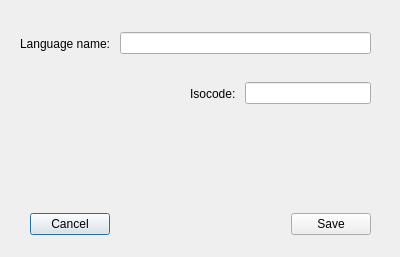
<?xml version="1.0" encoding="UTF-8"?>
<ui version="4.0">
 <class>NewLanguage</class>
 <widget class="QDialog" name="NewLanguage">
  <property name="geometry">
   <rect>
    <x>0</x>
    <y>0</y>
    <width>400</width>
    <height>257</height>
   </rect>
  </property>
  <property name="windowTitle">
   <string>New Language</string>
  </property>
  <widget class="QWidget" name="layoutWidget">
   <property name="geometry">
    <rect>
     <x>20</x>
     <y>30</y>
     <width>351</width>
     <height>27</height>
    </rect>
   </property>
   <layout class="QHBoxLayout" name="horizontalLayout">
    <item>
     <widget class="QLabel" name="label">
      <property name="text">
       <string>Language name: </string>
      </property>
     </widget>
    </item>
    <item>
     <widget class="QLineEdit" name="langName"/>
    </item>
   </layout>
  </widget>
  <widget class="QWidget" name="layoutWidget">
   <property name="geometry">
    <rect>
     <x>190</x>
     <y>80</y>
     <width>181</width>
     <height>27</height>
    </rect>
   </property>
   <layout class="QHBoxLayout" name="horizontalLayout_2">
    <item>
     <widget class="QLabel" name="label_2">
      <property name="text">
       <string>Isocode: </string>
      </property>
     </widget>
    </item>
    <item>
     <widget class="QLineEdit" name="isocode"/>
    </item>
   </layout>
  </widget>
  <widget class="QWidget" name="layoutWidget">
   <property name="geometry">
    <rect>
     <x>30</x>
     <y>210</y>
     <width>341</width>
     <height>29</height>
    </rect>
   </property>
   <layout class="QHBoxLayout" name="horizontalLayout_3">
    <item>
     <widget class="QPushButton" name="btn_cancel">
      <property name="text">
       <string>Cancel</string>
      </property>
     </widget>
    </item>
    <item>
     <spacer name="horizontalSpacer">
      <property name="orientation">
       <enum>Qt::Horizontal</enum>
      </property>
      <property name="sizeHint" stdset="0">
       <size>
        <width>40</width>
        <height>20</height>
       </size>
      </property>
     </spacer>
    </item>
    <item>
     <widget class="QPushButton" name="btn_save">
      <property name="text">
       <string>Save</string>
      </property>
     </widget>
    </item>
   </layout>
  </widget>
 </widget>
 <tabstops>
  <tabstop>langName</tabstop>
  <tabstop>isocode</tabstop>
  <tabstop>btn_save</tabstop>
  <tabstop>btn_cancel</tabstop>
 </tabstops>
 <resources/>
 <connections/>
</ui>
